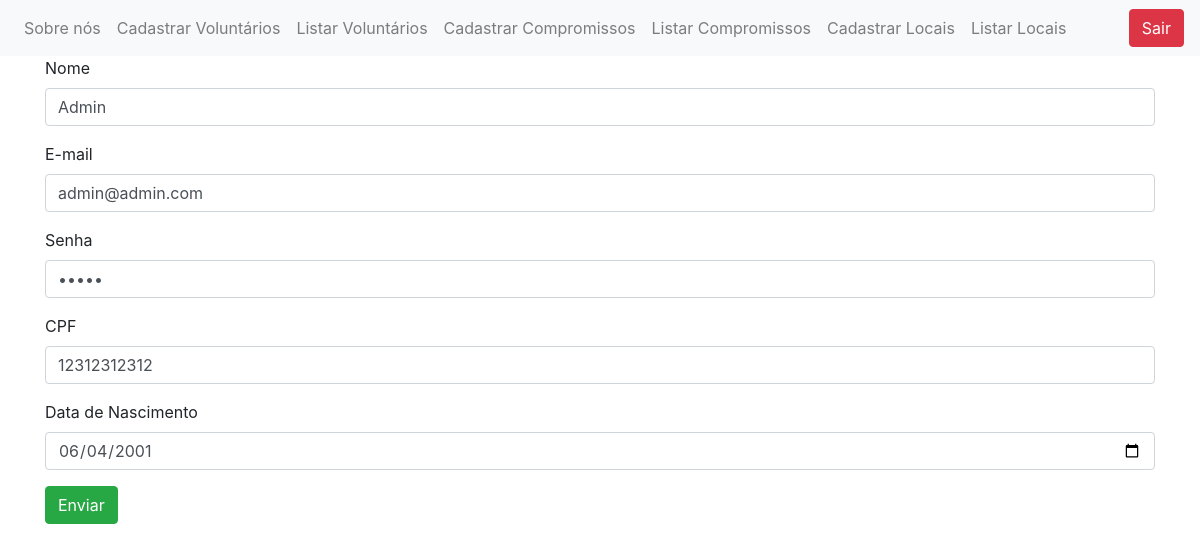
Screenshot of /editar.php?id=1 with the database file from the repository.
### tables this page shows
CREATE TABLE usuarios (
  id INTEGER UNSIGNED NOT NULL AUTO_INCREMENT,
  nome VARCHAR(100) NULL,
  email VARCHAR(100) NULL,
  senha VARCHAR(100) NULL,
  cpf VARCHAR(14) NULL,
  data_nascimento DATE NULL,
  PRIMARY KEY(id)
);

### editar.php (the view, shortened to what this page needs)
<!DOCTYPE html>
<html lang="pt-BR">
  <head>
    <link rel="stylesheet" href="https://cdn.jsdelivr.net/npm/bootstrap@4.5.3/dist/css/bootstrap.min.css">
  </head>
  <body>
    <nav class="navbar navbar-expand-lg navbar-light bg-light">
      <div class="collapse navbar-collapse" id="navbarNav">
        <ul class="navbar-nav">
          <li class="nav-item">
            <a class="nav-link" href="index.php">Sobre nós</a>
          </li>
          <li class="nav-item">
            <a class="nav-link" href="voluntarios.php">Cadastrar Voluntários</a>
          </li>
          <li class="nav-item">
            <a class="nav-link" href="listarvoluntarios.php">Listar Voluntários</a>
          </li>
          <li class="nav-item">
            <a class="nav-link" href="compromissos.php">Cadastrar Compromissos</a>
          </li>
          <li class="nav-item">
            <a class="nav-link" href="listarcompromissos.php">Listar Compromissos</a>
          </li>
          <li class="nav-item">
            <a class="nav-link" href="locais.php">Cadastrar Locais</a>
          </li>
          <li class="nav-item">
            <a class="nav-link" href="listarlocais.php">Listar Locais</a>
          </li>
        </ul>
      </div>
        <div class="ml-auto">
            <a class="btn btn-danger" href="logout.php">Sair</a>
        </div>
    </nav>
    <div class="container">
        <div class="row">
            <div class="col-lg-12">
                <?php
                  include("config.php");
                  $sql = "SELECT * FROM usuarios WHERE id=".$_REQUEST["id"];
                  $res = $conn->query($sql) or die($conn->error);
                  $row = $res->fetch_object();
                ?>
                <form action="salvar.php" method="POST">
                    <div class="form-group">
                        <label>Nome</label>
                        <input type="text" name="nome" class="form-control" value="<?php print $row->nome; ?>">
                    </div>
                    <div class="form-group">
                        <label>E-mail</label>
                        <input type="email" name="email" class="form-control" value="<?php print $row->email; ?>">
                    </div>
                    <div class="form-group">
                        <label>Senha</label>
                        <input type="password" name="senha" class="form-control" value="<?php print $row->senha; ?>">
                    </div>
                    <div class="form-group">
                        <label>CPF</label>
                        <input type="text" name="cpf" class="form-control" value="<?php print $row->cpf; ?>">
                    </div>
                    <div class="form-group">
                        <label>Data de Nascimento</label>
                        <input type="date" name="data_nascimento" class="form-control" value="<?php print $row->data_nascimento; ?>">
                    </div>
                    <div class="form-group">
                        <button class="btn btn-success" type="submit">Enviar</button>
                    </div>
                </form>
            </div>
        </div>
    </div>
  </body>
</html>

### rows the page displays
usuarios: nome "Admin", email "admin@admin.com", cpf "12312312312", data_nascimento "06/04/2001"
